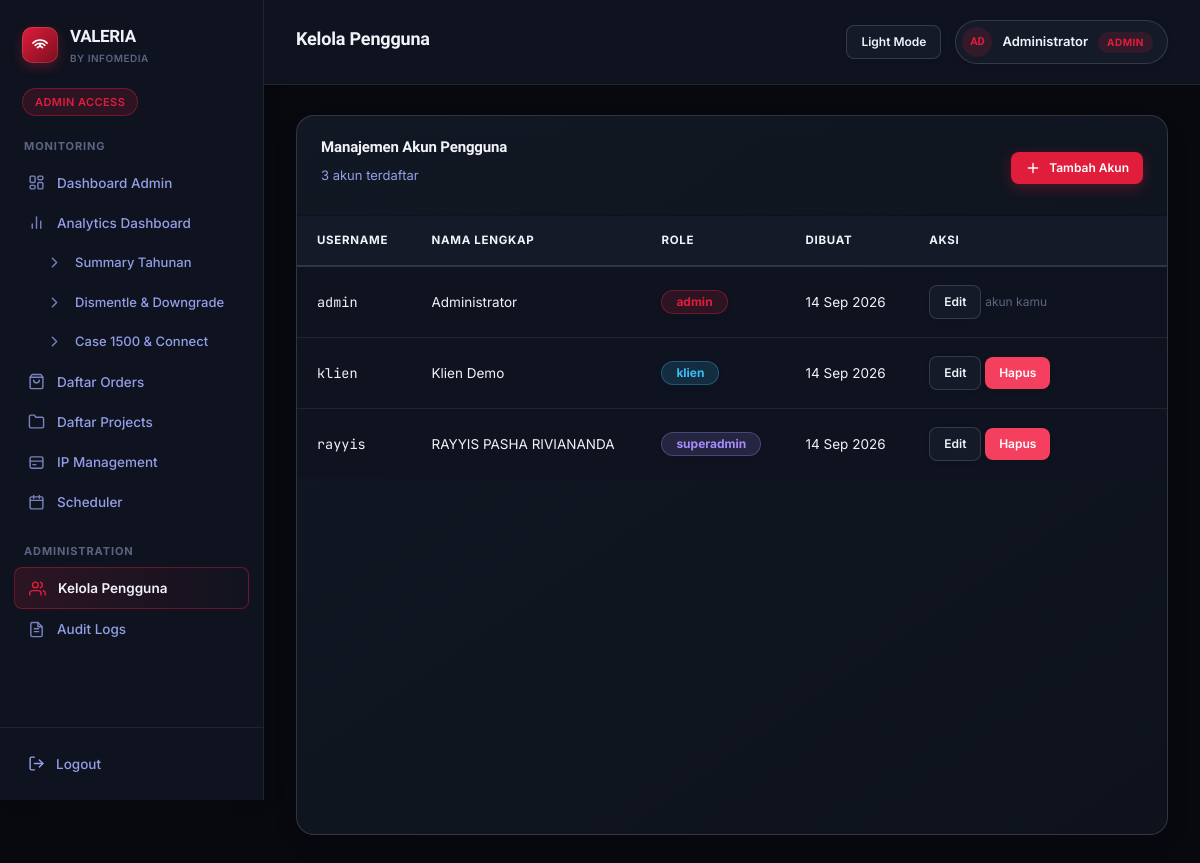
/kelola-pengguna (signed in), run on the app's committed database.
### models/user.py (models this page shows, shortened)
class User(db.Model):
    __tablename__ = 'users'
    id = db.Column(db.Integer, primary_key=True)
    username = db.Column(db.String(80), unique=True, nullable=False, index=True)
    password_hash = db.Column(db.String(255), nullable=False)
    name = db.Column(db.String(100), nullable=False)
    role = db.Column(db.String(20), nullable=False, default='klien')  # 'admin' | 'superadmin' | 'klien'
    created_at = db.Column(db.DateTime, default=datetime.utcnow)

### routes/admin.py (the view)
@admin_bp.route('/kelola-pengguna')
@admin_required
def kelola_pengguna():
    users = User.query.order_by(User.created_at.asc()).all()
    return render_template('admin/kelola_pengguna.html', active_page='kelola_pengguna', users=users)

### templates/admin/kelola_pengguna.html (shortened to what this page needs)
{% extends 'shared/base.html' %}
{% block page_title %}Kelola Pengguna{% endblock %}
{% block content %}
<div class="card">
    <div class="card-header">
        <div>
            <p class="card-title">Manajemen Akun Pengguna</p>
            <p class="card-desc">{{ users|length }} akun terdaftar</p>
        </div>
        <button class="btn btn-primary btn-sm" onclick="document.getElementById('modal-tambah').classList.add('open')">
            <svg viewBox="0 0 24 24" fill="none" stroke="currentColor" stroke-width="2" stroke-linecap="round" stroke-linejoin="round"><path d="M12 5v14M5 12h14"/></svg>
            Tambah Akun
        </button>
    </div>
    <div class="table-wrap">
        <table>
            <thead>
                <tr>
                    <th>Username</th>
                    <th>Nama Lengkap</th>
                    <th>Role</th>
                    <th>Dibuat</th>
                    <th>Aksi</th>
                </tr>
            </thead>
            <tbody>
                {% for u in users %}
                <tr>
                    <td class="mono">{{ u.username }}</td>
                    <td>{{ u.name }}</td>
                    <td><span class="badge {{ u.role }}">{{ u.role }}</span></td>
                    <td style="color: var(--text-muted);">{{ u.created_at.strftime('%d %b %Y') if u.created_at else '-' }}</td>
                    <td>
                        <button class="btn btn-secondary btn-sm"
                            onclick="openEditModal({{ u.id }}, '{{ u.username }}', '{{ u.name }}', '{{ u.role }}')">
                            Edit
                        </button>
                        {% if u.id != session.user_id %}
                        <form action="{{ url_for('admin.hapus_pengguna', user_id=u.id) }}" method="POST" style="display:inline;"
                              onsubmit="return confirm('Yakin ingin menghapus akun {{ u.username }}?')">
                            <button type="submit" class="btn btn-danger btn-sm">Hapus</button>
                        </form>
                        {% else %}
                        <span style="color: var(--text-faint); font-size: 12px;">akun kamu</span>
                        {% endif %}
                    </td>
                </tr>
                {% else %}
                <tr><td colspan="5" style="text-align:center; color: var(--text-muted);">Belum ada pengguna.</td></tr>
                {% endfor %}
            </tbody>
        </table>
    </div>
</div>
{% endblock %}

### templates/shared/base.html (shortened to what this page needs)
<!DOCTYPE html>
<html lang="id" data-theme="dark">
<head>
    <link href="https://cdn.jsdelivr.net/npm/bootstrap@5.3.2/dist/css/bootstrap.min.css" rel="stylesheet">
    <link rel="stylesheet" href="{{ url_for('static', filename='css/style.css') }}">
</head>
<body>
    <div class="app-shell">
        <aside class="sidebar">
            <div class="sidebar-brand">
                <div class="brand-mark">
                    <svg viewBox="0 0 24 24" fill="none" stroke="white" stroke-width="2" stroke-linecap="round">
                        <circle cx="12" cy="12" r="1.6" fill="white" stroke="none"/>
                        <path d="M8.5 15.5a5 5 0 0 1 7 0"/>
                        <path d="M5.5 12.5a9 9 0 0 1 13 0"/>
                        <path d="M2.5 9.5a13 13 0 0 1 19 0"/>
                    </svg>
                </div>
                <div>
                    <span class="brand-name">VALERIA</span>
                    <span class="brand-sub">by Infomedia</span>
                </div>
            </div>
            <span class="sidebar-scope">
                {% if session.role == 'superadmin' %}Super Admin Access{% elif session.role == 'admin' %}Admin Access{% else %}Client View{% endif %}
            </span>
            <nav class="sidebar-nav">
                {% if session.role in ['admin', 'superadmin'] %}
                <div class="nav-group">
                    <p class="nav-label">Monitoring</p>
                    <a href="{{ url_for('admin.dashboard_admin') }}" class="nav-link {{ 'active' if active_page == 'dashboard_admin' }}">
                        Dashboard Admin
                    </a>
                    <a href="{{ url_for('admin.admin_analytics') }}" class="nav-link {{ 'active' if active_page == 'analytics' }}">
                        <svg viewBox="0 0 24 24" fill="none" stroke="currentColor" stroke-width="2" stroke-linecap="round" stroke-linejoin="round"><path d="M18 20V10M12 20V4M6 20v-6"/></svg>
                        Analytics Dashboard
                    </a>
                    <a href="{{ url_for('admin.summary_page', tahun=2026) }}" class="nav-link {{ 'active' if active_page.startswith('summary_') }}" style="padding-left: 32px; font-size: 13px;">
                        <svg width="14" height="14" viewBox="0 0 24 24" fill="none" stroke="currentColor" stroke-width="2" stroke-linecap="round" stroke-linejoin="round"><path d="M9 18l6-6-6-6"/></svg>
                        Summary Tahunan
                    </a>
                    <a href="{{ url_for('admin.report_dis_dow') }}" class="nav-link {{ 'active' if active_page == 'report_dis_dow' }}" style="padding-left: 32px; font-size: 13px;">
                        <svg width="14" height="14" viewBox="0 0 24 24" fill="none" stroke="currentColor" stroke-width="2" stroke-linecap="round" stroke-linejoin="round"><path d="M9 18l6-6-6-6"/></svg>
                        Dismentle & Downgrade
                    </a>
                    <a href="{{ url_for('admin.report_case_1500') }}" class="nav-link {{ 'active' if active_page == 'report_case_1500' }}" style="padding-left: 32px; font-size: 13px;">
                        <svg width="14" height="14" viewBox="0 0 24 24" fill="none" stroke="currentColor" stroke-width="2" stroke-linecap="round" stroke-linejoin="round"><path d="M9 18l6-6-6-6"/></svg>
                        Case 1500 & Connect
                    </a>
                    <a href="{{ url_for('admin.list_orders') }}" class="nav-link {{ 'active' if active_page == 'orders' }}">
                        <svg viewBox="0 0 24 24" fill="none" stroke="currentColor" stroke-width="2" stroke-linecap="round" stroke-linejoin="round"><path d="M6 2L3 6v14a2 2 0 0 0 2 2h14a2 2 0 0 0 2-2V6l-3-4z"/><line x1="3" y1="6" x2="21" y2="6"/><path d="M16 10a4 4 0 0 1-8 0"/></svg>
                        Daftar Orders
                    </a>
                    <a href="{{ url_for('admin.list_projects') }}" class="nav-link {{ 'active' if active_page == 'projects' }}">
                        <svg viewBox="0 0 24 24" fill="none" stroke="currentColor" stroke-width="2" stroke-linecap="round" stroke-linejoin="round"><path d="M22 19a2 2 0 0 1-2 2H4a2 2 0 0 1-2-2V5a2 2 0 0 1 2-2h5l2 3h9a2 2 0 0 1 2 2z"/></svg>
                        Daftar Projects
                    </a>
                    <a href="{{ url_for('shared.ip_management') }}" class="nav-link {{ 'active' if active_page == 'ip_management' }}">
                        <svg viewBox="0 0 24 24" fill="none" stroke="currentColor" stroke-width="2" stroke-linecap="round" stroke-linejoin="round"><rect x="3" y="4" width="18" height="16" rx="2"/><path d="M3 10h18"/><path d="M7 15h4"/></svg>
                        IP Management
                    </a>
                    <a href="{{ url_for('shared.scheduler_page') }}" class="nav-link {{ 'active' if active_page == 'scheduler' }}">
                        <svg viewBox="0 0 24 24" fill="none" stroke="currentColor" stroke-width="2" stroke-linecap="round" stroke-linejoin="round"><rect x="3" y="4" width="18" height="17" rx="2"/><path d="M3 9h18"/><path d="M8 2v4M16 2v4"/></svg>
                        Scheduler
                    </a>
                </div>
                <div class="nav-group">
                    <p class="nav-label">Administration</p>
                    <a href="{{ url_for('admin.kelola_pengguna') }}" class="nav-link {{ 'active' if active_page == 'kelola_pengguna' }}">
                        <svg viewBox="0 0 24 24" fill="none" stroke="currentColor" stroke-width="2" stroke-linecap="round" stroke-linejoin="round"><path d="M17 21v-2a4 4 0 0 0-4-4H5a4 4 0 0 0-4 4v2"/><circle cx="9" cy="7" r="4"/><path d="M23 21v-2a4 4 0 0 0-3-3.87"/><path d="M16 3.13a4 4 0 0 1 0 7.75"/></svg>
                        Kelola Pengguna
                    </a>
                    <a href="{{ url_for('admin.audit_logs') }}" class="nav-link {{ 'active' if active_page == 'audit_logs' }}">
                        <svg viewBox="0 0 24 24" fill="none" stroke="currentColor" stroke-width="2" stroke-linecap="round" stroke-linejoin="round"><path d="M14 2H6a2 2 0 0 0-2 2v16a2 2 0 0 0 2 2h12a2 2 0 0 0 2-2V8z"/><path d="M14 2v6h6"/><path d="M9 15h6M9 11h6"/></svg>
                        Audit Logs
                    </a>
                </div>
                {% endif %}
            </nav>
            <div class="sidebar-footer">
                <a href="{{ url_for('auth.logout') }}" class="logout-link">
                    <svg viewBox="0 0 24 24" fill="none" stroke="currentColor" stroke-width="2" stroke-linecap="round" stroke-linejoin="round"><path d="M9 21H5a2 2 0 0 1-2-2V5a2 2 0 0 1 2-2h4"/><path d="M16 17l5-5-5-5"/><path d="M21 12H9"/></svg>
                    Logout
                </a>
            </div>
        </aside>
        <div class="main-col">
            <header class="topbar">
                <h1>{% block page_title %}Dashboard{% endblock %}</h1>
                <div class="topbar-right">
                    <button id="themeToggleBtn" onclick="toggleTheme()" class="btn btn-secondary btn-sm" title="Ganti Tema">
                        <span id="themeText">Light Mode</span>
                    </button>
                    <div class="user-chip">
                        <div class="avatar">{{ (session.name or 'U')[:2] | upper }}</div>
                        <span style="font-weight:600; font-size:13px;">{{ session.name or 'User' }}</span>
                        <span class="role-pill {{ session.role }}">{{ session.role }}</span>
                    </div>
                </div>
            </header>
            <main class="content">
                {% block content %}{% endblock %}
            </main>
        </div>
    </div>
</body>
</html>

### data on the page
User: name "Administrator", username "admin", role "admin", created_at "14 Sep 2026", shows "akun kamu"
User: username "klien", name "Klien Demo", role "klien", created_at "14 Sep 2026"
User: username "rayyis", name "RAYYIS PASHA RIVIANANDA", role "superadmin", created_at "14 Sep 2026"

### other printed values
{{ (session.name or 'U')[:2] | upper }} "AD"
{{ session.role }} "ADMIN"
{{ users|length }} "3"
